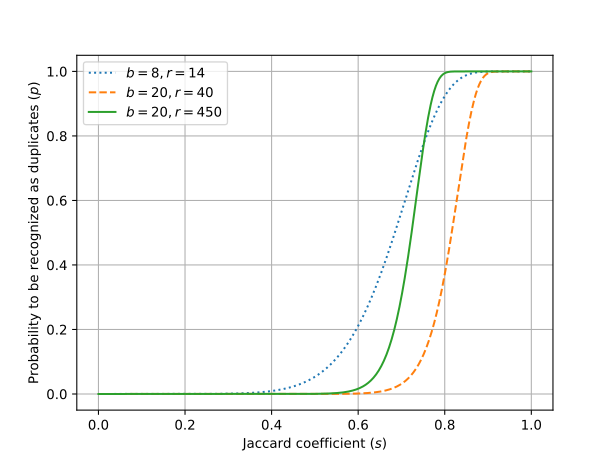

This chart was generated by the following Python code:
import matplotlib.pyplot as plt
import numpy as np

def p(s, b, r):
    return 1 - (1 - s ** b) ** r

s = np.linspace(0, 1, 500)

fig, ax = plt.subplots()
ax.plot(s, p(s, 8, 14), ls="dotted", label='$b=8, r=14$')
ax.plot(s, p(s, 20, 40), ls="dashed", label='$b=20, r=40$')
ax.plot(s, p(s, 20, 450), ls="solid", label='$b=20, r=450$')
ax.set_xlabel('Jaccard coefficient ($s$)')
ax.set_ylabel('Probability to be recognized as duplicates ($p$)')
ax.grid()
ax.legend(loc='upper left')
plt.savefig('similarity.svg')
plt.show()